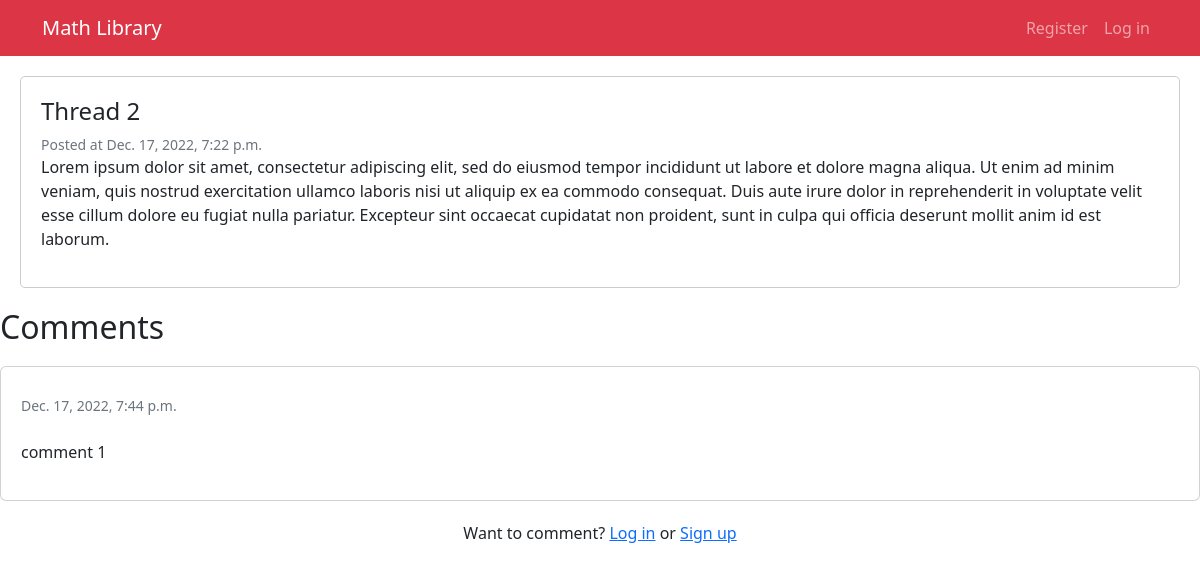
/details/13/, run on the app's committed database.
### PythonWebFrameworkExam/web/models.py (models this page shows)
class Thread(models.Model):
    thread_title = models.CharField(
        max_length=255,
        null=False,
        blank=False,
        verbose_name='Thread Name',
    )
    thread_text = models.TextField(
        blank=False,
        null=False,
    )
    date = models.DateTimeField(auto_now_add=True)
    class Meta:
        ordering = ['-date']

class Comment(models.Model):
    thread = models.ForeignKey(Thread, related_name='comments', on_delete=models.CASCADE)
    comment_text = models.TextField()
    date = models.DateTimeField(auto_now_add=True)
    class Meta:
        ordering = ['date']

### PythonWebFrameworkExam/web/views.py (the view)
# urls.py: path('details/<int:pk>/', views.thread_details, name='thread_details'),
def thread_details(request, pk):
    thread = Thread.objects.get(pk=pk)
    if request.method == 'POST':
        form = CreateCommentForm(request.POST)
        if form.is_valid():
            comment = form.save(commit=False)
            comment.thread = thread
            comment.save()
            return redirect('thread_details', pk=thread.pk)
    else:
        form = CreateCommentForm()
    return render(request, 'thread_details.html', {'thread': thread, 'form': form})

### templates/thread_details.html (shortened to what this page needs)
{% include 'navigation.html' %}
<body>
</body>
<div class="box">
    <h4>{{ thread.thread_title }}</h4>
    <small class="text-muted">Posted at {{ thread.date }}</small>
    <p>{{ thread.thread_text }}</p>
</div>
{% for comment in thread.comments.all %}
    <h2 class="subtitle">Comments</h2>
    <div class="card">
        <small class="text-muted">{{ comment.date }}</small>
        <br>
        <p>{{ comment.comment_text }}</p>
    </div>
    {% empty %}
    <div class="card">
        <h2 class="subtitle">Comments</h2>
        <h4>No comments yet!</h4>
    </div>
{% endfor %}
{% if request.user.is_authenticated and 'edit' not in request.path and 'delete' not in request.path  %}
    <div class="card">
        <h5 class="subtitle">Add comment</h5>
        <form method="post" action=".">
            {% csrf_token %}
            {{ form.comment_text }}
            <div class="field">
                <div class="control">
                    <button class="btn btn-warning">Submit</button>
                </div>
            </div>
        </form>
    </div>
{% elif 'edit' not in request.path and 'delete' not in request.path %}
    <div class="d-flex justify-content-center links">
        Want to comment?&nbsp;
        <a href="{% url 'login' %}" class="ml-2">Log in</a>
        &nbsp;or&nbsp;
        <a href="{% url 'register' %}" class="ml-2">Sign up</a>
    </div>
{% endif %}

### templates/thread_details.html (style rules this page uses)
.box { border: 1px solid #ccc; border-radius: 5px; padding: 20px; margin: 20px; }
.card { padding: 20px; margin-top: 20px; margin-bottom: 20px; }

### data on the page
Thread: thread_title "Thread 2", date "Dec. 17, 2022, 7:22 p.m.", thread_text "Lorem ipsum dolor sit amet, consectetur adipiscing elit, sed do eiusmod tempor incididunt ut labore et dolore magna aliqua. Ut enim ad minim veniam, quis nostrud exercitation ullamco laboris nisi ut aliquip ex ea commodo consequat. Duis aute irure dolor in reprehenderit in voluptate velit esse cillum dolore eu fugiat nulla pariatur. Excepteur sint occaecat cupidatat non proident, sunt in culpa qui officia deserunt mollit anim id est laborum."
Comment: date "Dec. 17, 2022, 7:44 p.m.", comment_text "comment 1"
